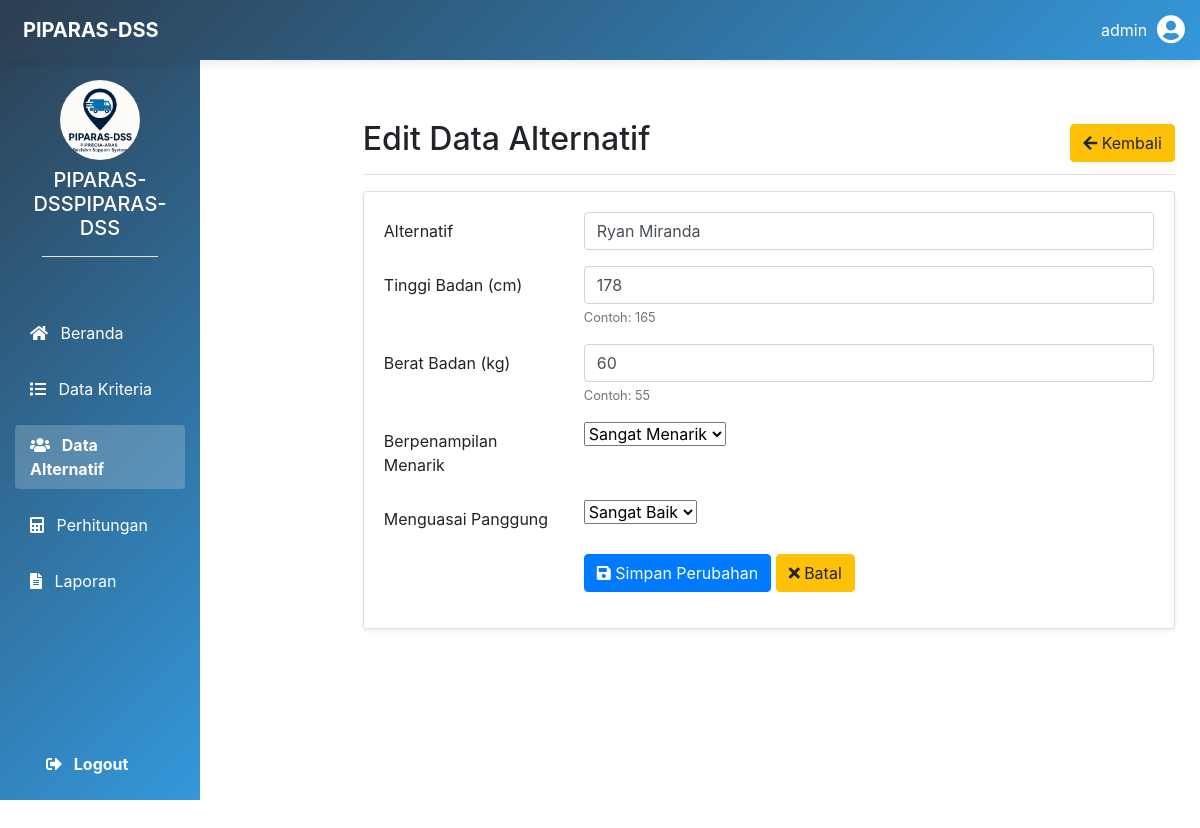
The app's page /crud/ubah/edit.php?id=2 (signed in) with its own data.
### tables this page shows
CREATE TABLE `data_primer` (
  `id` int(11) NOT NULL,
  `alternatif` varchar(50) NOT NULL,
  `tinggi_badan` int(10) NOT NULL,
  `berat_badan` int(5) NOT NULL,
  `berpenampilan_menarik` varchar(15) NOT NULL,
  `menguasai_panggung` varchar(15) NOT NULL
);

### crud/ubah/edit.php (the view, shortened to what this page needs)
<?php
if (isset($_SESSION['username'])) {
	include('../../koneksi/koneksi.php');
	include('../../includes/header.php');
?>
	<div class="container-fluid min-vh-100">
		<div class="row">
			<main class="col-md-9 ms-sm-auto col-lg-12 px-md-4 py-4">
				<div class="d-flex justify-content-between flex-wrap flex-md-nowrap align-items-center pt-3 pb-2 mb-3 border-bottom">
					<h1 class="h2">Edit Data Alternatif</h1>
					<div class="btn-toolbar mb-2 mb-md-0">
						<a href="../../crud/tampil/tampil.php" class="btn btn-warning">
							<i class="fas fa-arrow-left"></i> Kembali
						</a>
					</div>
				</div>
				<?php
				if (isset($_GET['id'])) {
					$id = $_GET['id'];
					$select = mysqli_query($koneksi, "SELECT * FROM data_primer WHERE id='$id'") or die(mysqli_error($koneksi));
					if (mysqli_num_rows($select) == 0) {
						echo '<div class="alert alert-warning">ID tidak ditemukan dalam database.</div>';
						exit();
					} else {
						$data = mysqli_fetch_assoc($select);
					}
				}
				?>
				<div class="card shadow-sm">
					<div class="card-body">
						<form action="edit.php?id=<?php echo $id; ?>" method="post">
							<div class="row mb-3">
								<label class="col-sm-3 col-form-label">Alternatif</label>
								<div class="col-sm-9">
									<input type="text" name="alternatif" class="form-control" value="<?php echo $data['alternatif']; ?>" required>
								</div>
							</div>
							<div class="row mb-3">
								<label class="col-sm-3 col-form-label">Tinggi Badan (cm)</label>
								<div class="col-sm-9">
									<input type="number" name="tinggi_badan" class="form-control" value="<?php echo $data['tinggi_badan']; ?>" required>
									<small class="text-muted">Contoh: 165</small>
								</div>
							</div>
							<div class="row mb-3">
								<label class="col-sm-3 col-form-label">Berat Badan (kg)</label>
								<div class="col-sm-9">
									<input type="number" name="berat_badan" class="form-control" value="<?php echo $data['berat_badan']; ?>" required>
									<small class="text-muted">Contoh: 55</small>
								</div>
							</div>
							<div class="row mb-3">
								<label class="col-sm-3 col-form-label">Berpenampilan Menarik</label>
								<div class="col-sm-9">
									<select name="berpenampilan_menarik" class="form-select" required>
										<option value="Sangat Menarik" <?= ($data['berpenampilan_menarik'] == 'Sangat Menarik') ? 'selected' : '' ?>>Sangat Menarik</option>
									</select>
								</div>
							</div>
							<div class="row mb-3">
								<label class="col-sm-3 col-form-label">Menguasai Panggung</label>
								<div class="col-sm-9">
									<select name="menguasai_panggung" class="form-select" required>
										<option value="Sangat Baik" <?= ($data['menguasai_panggung'] == 'Sangat Baik') ? 'selected' : '' ?>>Sangat Baik</option>
									</select>
								</div>
							</div>
							<div class="row mb-3">
								<div class="col-sm-9 offset-sm-3">
									<button type="submit" name="submit" class="btn btn-primary">
										<i class="fas fa-save"></i> Simpan Perubahan
									</button>
									<a href="../../crud/tampil/tampil.php" class="btn btn-warning">
										<i class="fas fa-times"></i> Batal
									</a>
								</div>
							</div>
						</form>
					</div>
				</div>
			</main>
		</div>
	</div>
<?php
	include('../../includes/footer.php');
} else {
	echo "<script>alert('Silahkan Login Terlebih Dahulu');document.location.href='../../login/index.php';</script>";
}
?>

### includes/header.php (style rules this page uses)
body { overflow-x: hidden; }

### includes/sidebar.php (style rules this page uses)
main { margin-left: 8%; }

### records on screen
data_primer: alternatif "Ryan Miranda", tinggi_badan "178", berat_badan "60", berpenampilan_menarik "Sangat Menarik", menguasai_panggung "Sangat Baik"

### other values on screen
$_SESSION['username'] "admin"
